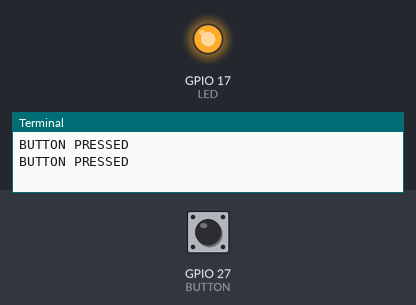
Simulated run of this program. Board: Raspberry Pi (BCM pin numbers). Shown: output pins drawn as LEDs (lit = HIGH), the last lines printed to the terminal. The test bench sets the inputs (shaded band); at power-on: GPIO 27 (BUTTON) LOW.

Above: at 1.2 s.
1.3 s: GPIO 27 (BUTTON) pulled HIGH for 1.2 s
At 2.4 s:
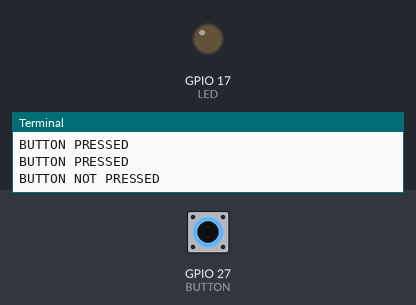
4.5 s: GPIO 27 (BUTTON) pulled HIGH for 3.2 s
At 9.4 s:
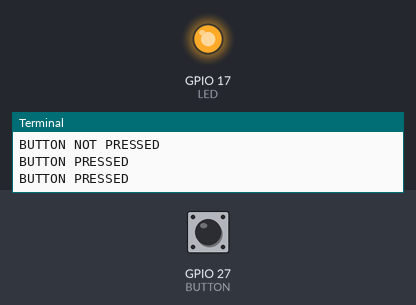
Timing chart, 0 to 10.9 s (numbered marks = the images above; inputs shaded):
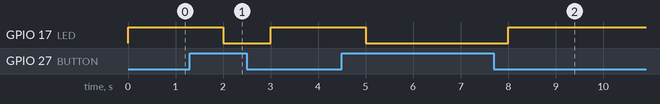

Measured:
- after the input at 1.3 s, GPIO 17 (LED): HIGH → LOW after 0.70 s, → HIGH 1.0 s later
- after the input at 4.5 s, GPIO 17 (LED): HIGH → LOW after 0.50 s, → HIGH 3.0 s later

The program:

Button.py
```python
import RPi.GPIO as GPIO
import time
GPIO.setmode(GPIO.BCM)

LED = 17
BUTTON = 27

GPIO.setup(LED,GPIO.OUT)
GPIO.setup(BUTTON,GPIO.IN)

try:
    while True:
        if(GPIO.input(BUTTON) == True):
            print("BUTTON NOT PRESSED")
            GPIO.output(LED, GPIO.LOW)
            time.sleep(1)
        else:
            print("BUTTON PRESSED")
            GPIO.output(LED, GPIO.HIGH)
            time.sleep(1)

except (KeyboardInterrupt, RuntimeError, TypeError):
    GPIO.cleanup()
    print("clean up performed")
finally:
    GPIO.cleanup()
    print("final cleanup") 
```
